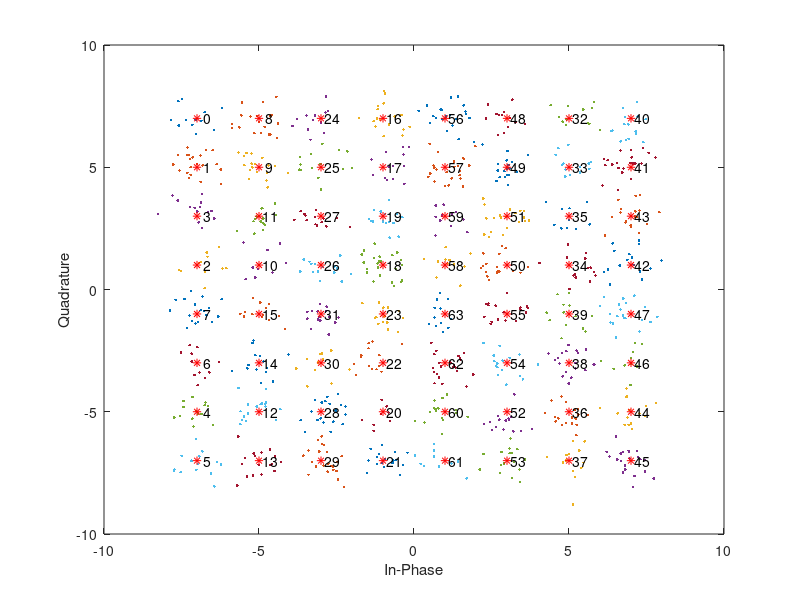

Write the MATLAB code that produced this figure.
clear; clc;
m=6;
q=2^m;
data = randi([0 (q-1)],1000,1);%generate 0-7 random array
txSig = qammod(data,q);%Modulate using 8qam
rxSig = awgn(txSig,20,'measured');%Pass la modulate signal through an AWGN
rxData = qamdemod(rxSig.*exp(-1i*0),q);%demodulate using initial phase pi/8
refpts = qammod((0:q-1)',q) .* exp(1i*0);%Generate the reference constellation points
%Plot the received signal points corresponding to symbols 0 and 3 and overlay the reference constellation. The received data corresponding to those symbols is displayed.
for g=0:q
    txt=['Symbols=',num2str(g)];
    plot(rxSig(rxData==g),'.','DisplayName',txt);
    hold on
end
% legend show;
text(real(refpts)+0.1,imag(refpts),num2str((0:q-1)'))
plot(refpts,'r*','DisplayName','Reference constellation');
xlabel('In-Phase')
ylabel('Quadrature')
% legend('location','best')